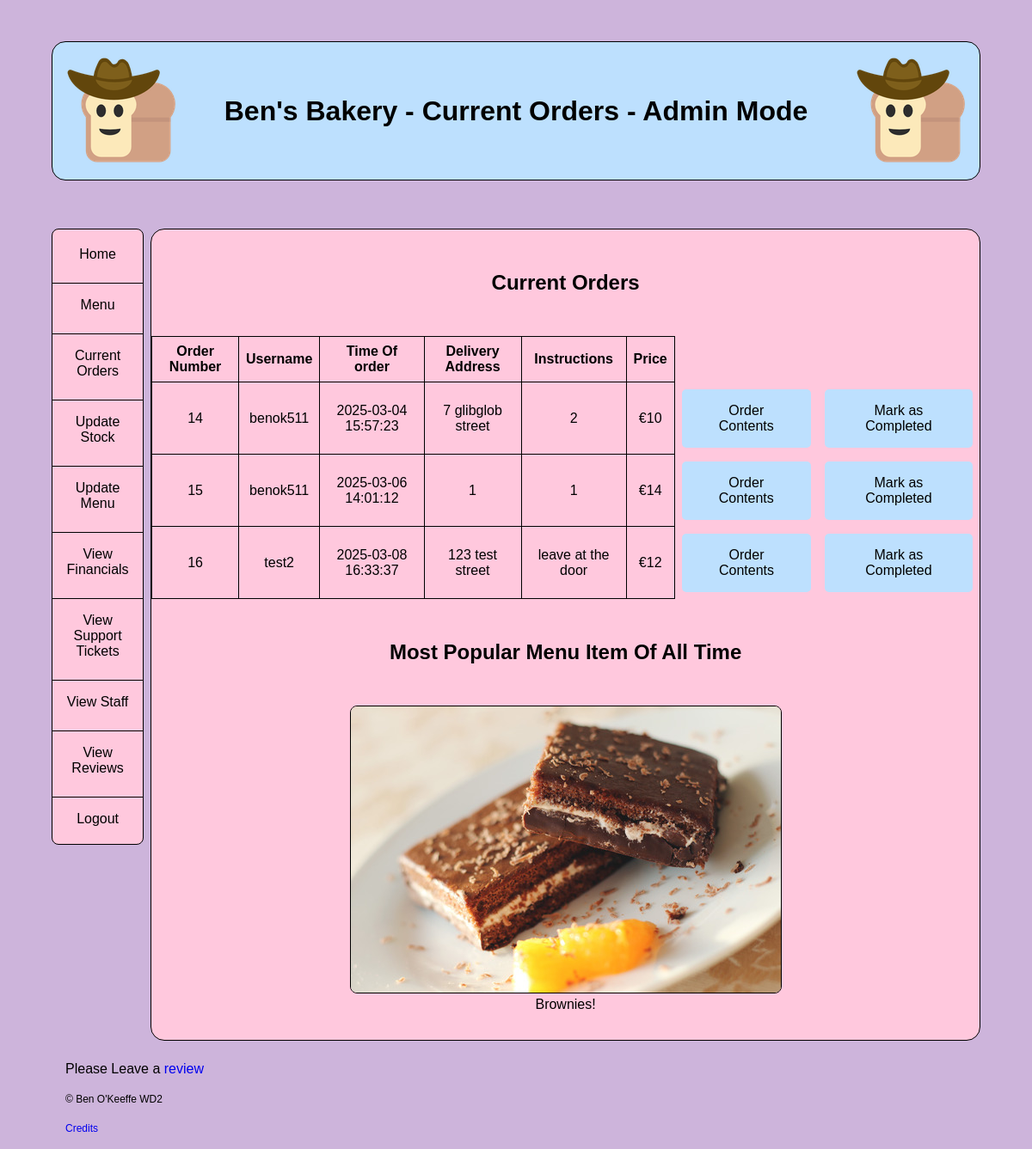
Before: /admin-tools (signed in) with the older database file.
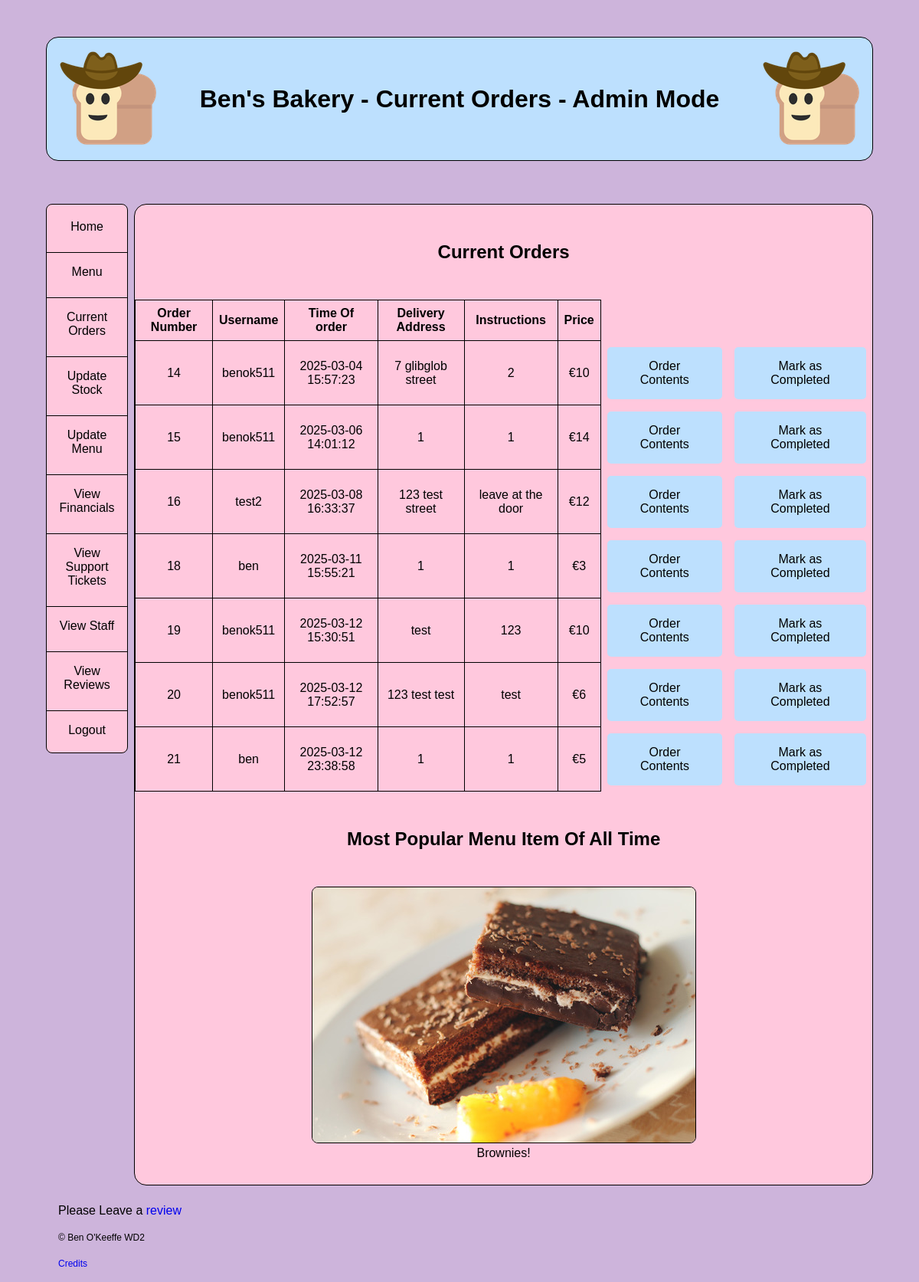
After: the same page with the newer database file.
### tables this page shows
CREATE TABLE placed_order (
    order_num INTEGER PRIMARY KEY AUTOINCREMENT, 
    user_id TEXT NOT NULL,
    order_datetime DATETIME NOT NULL,
    order_address TEXT NOT NULL,
    instructions TEXT DEFAULT 'None',
    price INT NOT NULL, order_progress TEXT DEFAULT 'In Progress',
    FOREIGN KEY (user_id) REFERENCES customers(user_id)
);

CREATE TABLE menu (
    item_id INTEGER PRIMARY KEY AUTOINCREMENT,
    item_name TEXT NOT NULL,
    price INTEGER NOT NULL,
    stock INTEGER NOT NULL,
    image TEXT NOT NULL,
    description text NOT NULL

);

### app.py (the view)
@app.route('/admin-tools')
@login_required
@admin_required
def admin_tools():
    db = get_db()
    orders = db.execute('''SELECT * FROM placed_order WHERE order_progress = "In Progress" ''').fetchall()
    most_popular_item_id = db.execute('''SELECT item_id, MAX(total_qty) FROM
    (SELECT item_id, SUM(quantity) AS total_qty
    FROM in_order
    GROUP BY item_id) AS item_totals;''').fetchone()
    most_popular_item = db.execute('''SELECT * From menu WHERE item_id = ?''', (most_popular_item_id[0],)).fetchone()
    return render_template('admin.html', orders = orders, most_popular_item = most_popular_item, title = 'Current Orders')

### app.py (called while the page is built)
@app.before_request
def load_logged_in_user():
    g.user = session.get('user_id',None)
    g.is_admin = session.get('is_admin',None)

def login_required(view):
    @wraps(view)
    def wrapped_view(*args, **kwargs):
        if g.user is None:
            return redirect(url_for('login', next = request.url))
        return view(*args, **kwargs)
    return wrapped_view

def admin_required(view): #just took your code for the login decorator and changed it to do the same for admin-only pages
    @wraps(view)
    def wrapped_view(*args, **kwargs):
        if g.is_admin is None:
            return redirect(url_for('restricted'))
        return view(*args, **kwargs)
    return wrapped_view

### database.py (called while the page is built)
def get_db():
    if 'db' not in g:
        g.db = sqlite3.connect(DATABASE,
                               detect_types=sqlite3.PARSE_DECLTYPES)
        g.db.row_factory = sqlite3.Row
        return g.db

### templates/admin.html
{% extends "base.html" %}
{% block main_content %}
<h2 class="center">Current Orders</h2>
{%if orders %}
<table class="center">
    <tr>
        <th scope="col">Order Number</th>
        <th scope="col">Username</th>
        <th scope="col">Time Of order</th>
        <th scope="col">Delivery Address</th>
        <th scope="col">Instructions</th>
        <th scope="col">Price</th>
    </tr>
    {% for order in orders %}
    <tr>
        <td>{{order['order_num']}}</td>
        <td>{{order['user_id']}}</td>
        <td>{{order['order_datetime']}}</td>
        <td>{{order['order_address']}}</td>
        <td>
            {% if order['instructions']%}
            {{order['instructions']}}
            {%else%}
            N/A
            {%endif%}
        </td>
        <td>€{{order['price']}}</td>
        <td class="remove"><a class="button" href="{{url_for('order_contents', id = order['order_num'])}}">Order Contents</a></td>
        <td class="remove"><a href="{{url_for('mark_complete', id = order['order_num'] )}}" class="button">Mark as Completed</a></td>
    </tr>
    {%endfor%}
    {%else%}
    <p class="center">All orders have been handled!</p>
    {%endif%}
</table>
<h2>Most Popular Menu Item Of All Time</h2>
<figure>
    <img src="{{url_for('static', filename=most_popular_item['image'])}}" alt="most Popular item">
    <figcaption>{{most_popular_item['item_name']}}!</figcaption>
</figure>
{%endblock%}

### templates/base.html (shortened to what this page needs)
<!DOCTYPE html>
<html lang="en">
<head>
    <link rel="stylesheet" href="{{url_for('static', filename='styles.css')}}">
</head>
<body>
    <header>
        <img src="{{url_for('static', filename='cowboybread.png')}}" alt="logo">
        <h1>Ben's Bakery - {{title}}
            {% if g.is_admin %}
            - Admin Mode
            {%endif%}
        </h1>
        <img src="{{url_for('static', filename='cowboybread.png')}}" alt="logo">
    </header>
    <nav>
        <a href="{{url_for('index')}}">Home</a>
        <a href="{{url_for('menu')}}">Menu</a>
            {% if g.is_admin %}
                <a href="{{url_for('admin_tools')}}">Current Orders</a>
                <a href="{{url_for('update_stock')}}">Update Stock</a>
                <a href="{{url_for('update_menu')}}">Update Menu</a>
                <a href="{{url_for('financials')}}">View Financials</a>
                <a href="{{url_for('admin_view_tickets')}}">View Support Tickets</a>
                <a href="{{url_for('view_staff')}}">View Staff</a>
                <a href="{{url_for('view_reviews')}}">View Reviews</a>
                <a href="{{url_for('logout')}}">Logout</a>
            {% endif %}
    </nav>
    <main>
        {% block main_content %}
        {% endblock %}
    </main>
    <footer>
        <p>
           Please Leave a <a href="{{url_for('send_review')}}">review</a>
        </p>
        <p>
            <small>&copy; Ben O'Keeffe WD2</small>
        </p>
        <p>
            <small><a href="{{url_for('credits')}}">Credits</a></small>
        </p>
    </footer>
</body>
</html>

### static/styles.css (style rules this page uses)
:root { font-family: sans-serif, 'Times New Roman', Times, serif; font-size: 16px; --colour: black; --mainbgcolour: #ffc8dd; --bgcolour: #cdb4db; --accentcolour: #ffafcc; --accentcolour2: #bde0fe; }
*, *:before, *:after { box-sizing: border-box; }
small { font-size: 12px; }
body { color: var(--colour); background-color: var(--bgcolour); display: grid; grid-template-columns: 1fr 9fr; grid-template-areas: "top top" "ml mr" "bottom bottom"; gap: 0.5em; width: 90%; margin: 0 auto; }
p { margin: 1em; }
.center { text-align: center; }
header { display: flex; flex-direction: row; flex-wrap: nowrap; align-items: center; justify-content: space-between; margin: 3em 0em; border: 1px solid var(--colour); border-radius: 1em; background-color: var(--accentcolour2); padding: 1em; }
.button { display: inline-block; padding: 1em 2em; background-color: var(--accentcolour2); color: var(--colour); text-decoration: none; border-radius: 5px; }
h1, h2, h3, h4, h5, h6 { text-align: center; }
header h1 { text-align: center; }
nav a:first-child { border-top: none; }
main { background-color: var(--mainbgcolour); border: 1.25px solid var(--colour); border-radius: 1em; }
.remove { border: none; }
main>* { margin: 2em 1em; }
table { border-collapse: collapse; margin: 0 auto; text-align: center; }
table { margin-top: 1em; margin-bottom: 1em; }
th,td { border: 1px solid black; padding: 0.5em; }
nav { display: flex; flex-direction: column; flex-wrap: nowrap; align-items: center; justify-content: flex-start; border: 1px solid var(--colour); border-radius: 0.5em; background-color: var(--mainbgcolour); margin-bottom: 1em; }
nav a { margin: 0.25em 0; padding: 0.25em; flex: auto; width: 100%; text-align: center; color: var(--colour); padding: 1em; border-top: 1px solid var(--colour); }
a { text-decoration: none; }
main figure { text-align: center; }
img, iframe { max-width: 100%; }
main img, video { border: 0.5px solid var(--colour); border-radius: 0.5em; }
header { grid-area: top; }
nav { grid-area: ml; flex-direction: column; flex-wrap: nowrap; align-items: center; align-self: start; justify-content: flex-start; margin-bottom: 1em; }
nav a { border-top: 1px solid var(--colour); padding: 1em; }
main { grid-area: mr; }
footer { grid-area: bottom; }

Changed rows visible on the page:
added placed_order: order_num "18", user_id "ben", order_datetime "2025-03-11 15:55:21", order_address "1", instructions "1", price "3"
added placed_order: order_num "19", user_id "benok511", order_datetime "2025-03-12 15:30:51", order_address "test", instructions "123", price "10"
added placed_order: order_num "20", user_id "benok511", order_datetime "2025-03-12 17:52:57", order_address "123 test test", instructions "test", price "6"
added placed_order: order_num "21", user_id "ben", order_datetime "2025-03-12 23:38:58", order_address "1", instructions "1", price "5"
